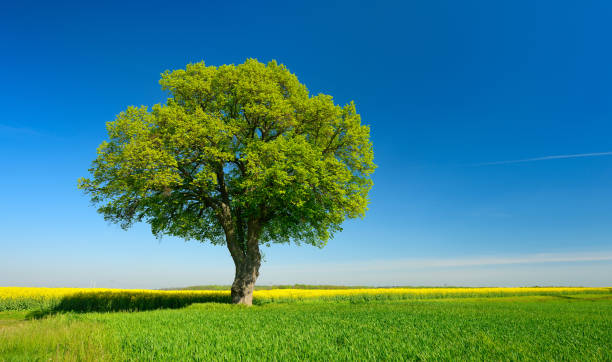
#> input picture LAB/Lab Implementation/Exp 22/image.jpg, 612 x 362 px
$ python 'Exp 22.py'
#> lines starting #> are read from the running program, lines starting #| are printed output that depends on the picture; after the words box and inside, x2 and y2 are one past the last pixel; in counts of white or black regions, pixels touching at a corner belong together

import cv2
import numpy as np

img = cv2.imread("image.jpg")
#> img is the input picture: shape (362, 612, 3); mean B, G, R 129.6, 133.1, 68.7

gray = cv2.cvtColor(img, cv2.COLOR_BGR2GRAY)
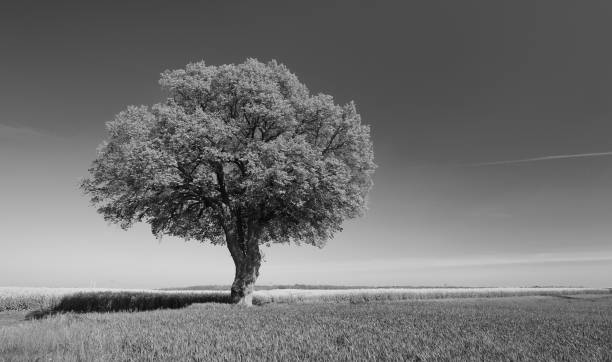
#> gray: shape (362, 612); min 1, max 231, mean 113.5

_, binary = cv2.threshold(gray, 127, 255,
                          cv2.THRESH_BINARY)
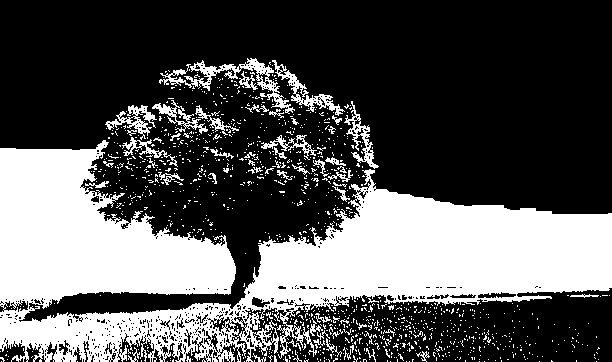
#> binary: shape (362, 612); 33.6% white; 1212 white regions (1153 under 20 px), largest, box (x1, y1, x2, y2) and area: (0, 140, 612, 362) 64527, (159, 58, 295, 114) 1399, (272, 60, 345, 116) 714

kernel = np.ones((5, 5), np.uint8)

closing = cv2.morphologyEx(binary,
                           cv2.MORPH_CLOSE, kernel)
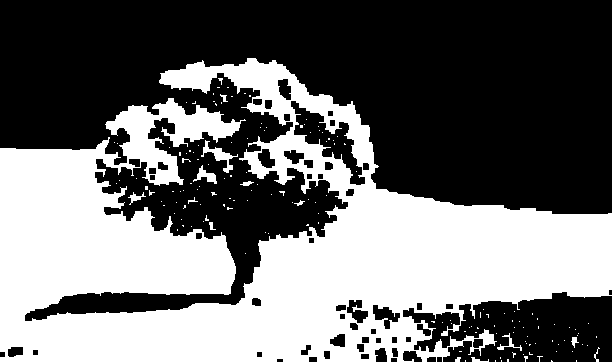
#> closing: shape (362, 612); 43% white; 159 white regions (145 under 20 px), largest, box (x1, y1, x2, y2) and area: (0, 58, 612, 362) 93843, (201, 140, 238, 173) 312, (193, 165, 217, 184) 178

cv2.imshow("Original Image", binary)
cv2.imshow("Closing Image", closing)

cv2.waitKey(0)
cv2.destroyAllWindows()
